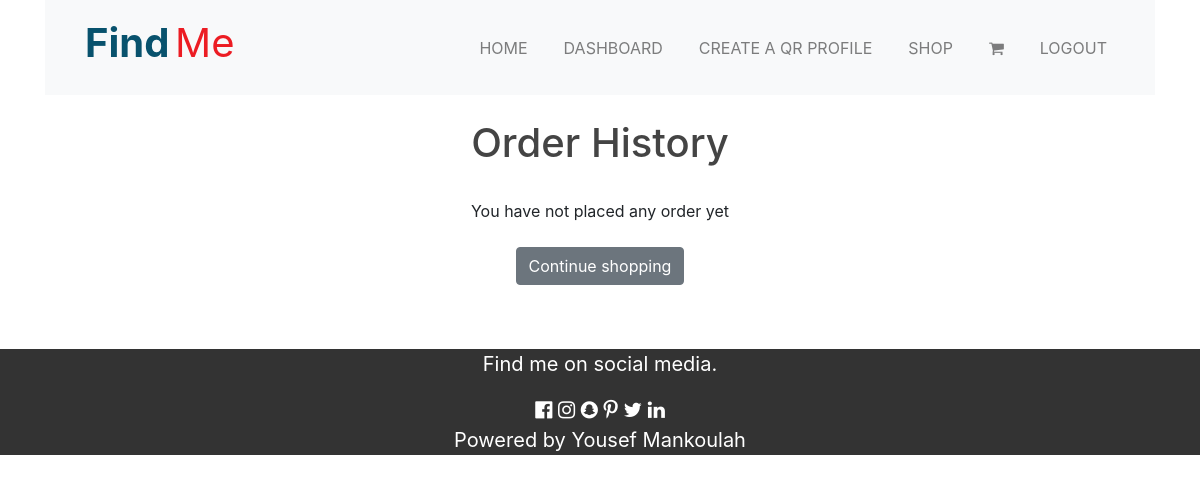
/order/history/ (signed in), run on an earlier commit of the app's database.
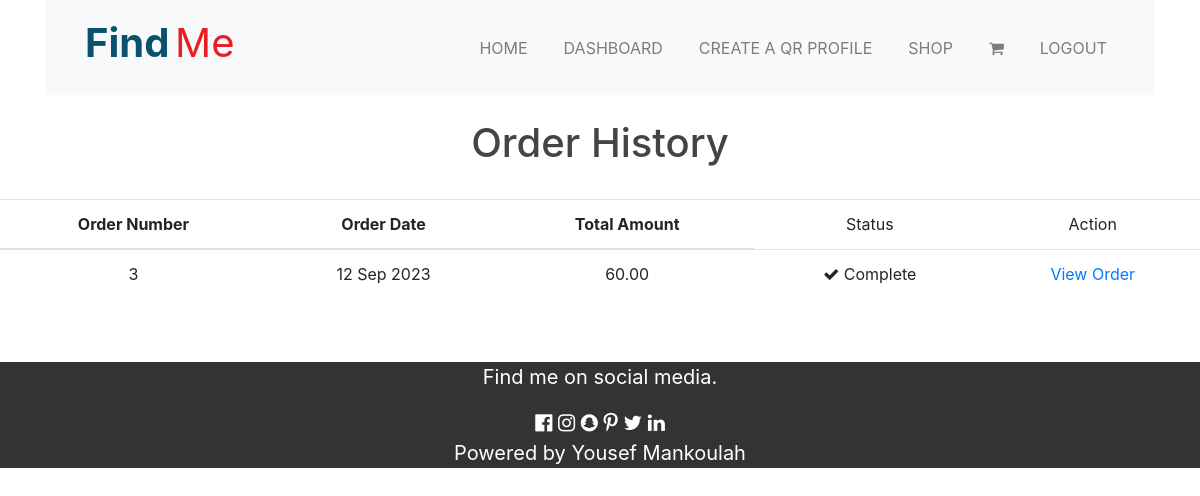
And on a later commit of the database.
### order/models.py (models this page shows, shortened)
class Order(models.Model):
    token = models.CharField(max_length=250, blank=True)
    total = models.DecimalField(max_digits=10, decimal_places=2, verbose_name='USD Order Total')
    emailAddress = models.EmailField(max_length=250, blank=True, verbose_name='Email Address')
    created = models.DateTimeField(auto_now_add=True)
    billingName = models.CharField(max_length=250, blank=True)
    billingAddress1 = models.CharField(max_length=250, blank=True)
    billingCity = models.CharField(max_length=250, blank=True)
    billingPostcode = models.CharField(max_length=10, blank=True)
    billingCountry = models.CharField(max_length=200, blank=True)
    shippingName = models.CharField(max_length=250, blank=True)
    shippingAddress1 = models.CharField(max_length=250, blank=True)
    shippingCity = models.CharField(max_length=250, blank=True)
    shippingPostcode = models.CharField(max_length=10, blank=True)
    shippingCountry = models.CharField(max_length=200, blank=True)
    class Meta:
        db_table = 'Order'
        ordering = ['-created']

### order/views.py (the view)
# urls.py: path('history/', views.orderHistory, name='order_history'),
@login_required()
def orderHistory(request):
    if request.user.is_authenticated:
        email = str(request.user.email)
        order_details = Order.objects.filter(emailAddress=email)
    return render(request, 'order/orders_list.html', {'order_details': order_details})

### order/templates/order/orders_list.html
{% extends "base.html" %}
{% load static %}
{% block content %}
    <div>
        <div class="text-center"><br>
            <h1 class="text-center my-title">
                Order History
            </h1><br>
            {% if order_details %}
            <table class="table table-stripped">
                <thead>
                <tr>
                    <th>Order Number</th>
                    <th>Order Date</th>
                    <th>Total Amount</th>
                    <td>Status</td>
                    <td>Action</td>
                </tr>
                </thead>
                <tbody>
                    {% for order in order_details %}
                        <tr>
                            <td>{{order.id}}</td>
                            <td>{{ order.created|date:"d M Y" }}</td>
                            <td>{{order.total}}</td>
                            <td><i class="fa fa-check"></i>&nbsp;Complete</td>
                            <td><a href="{% url 'order_detail' order.id %}">View Order</a></td>
                        </tr>
                    {% endfor %}
                </tbody>
            </table>
            {% else %}
                <p>You have not placed any order yet <br><br><a href="{% url 'home' %}" class="btn btn-secondary">Continue shopping</a></p>
            {% endif %}
        </div>
    </div>
<br><br>
{% endblock %}

What changed in the data, as far as the page shows it:
added Order: id "3", created "12 Sep 2023", total "60.00"
Also different on the page:
text no longer shown: "You have not placed any order yet Continue shopping"
text now shown: "Order Number Order Date Total Amount Status Action"
